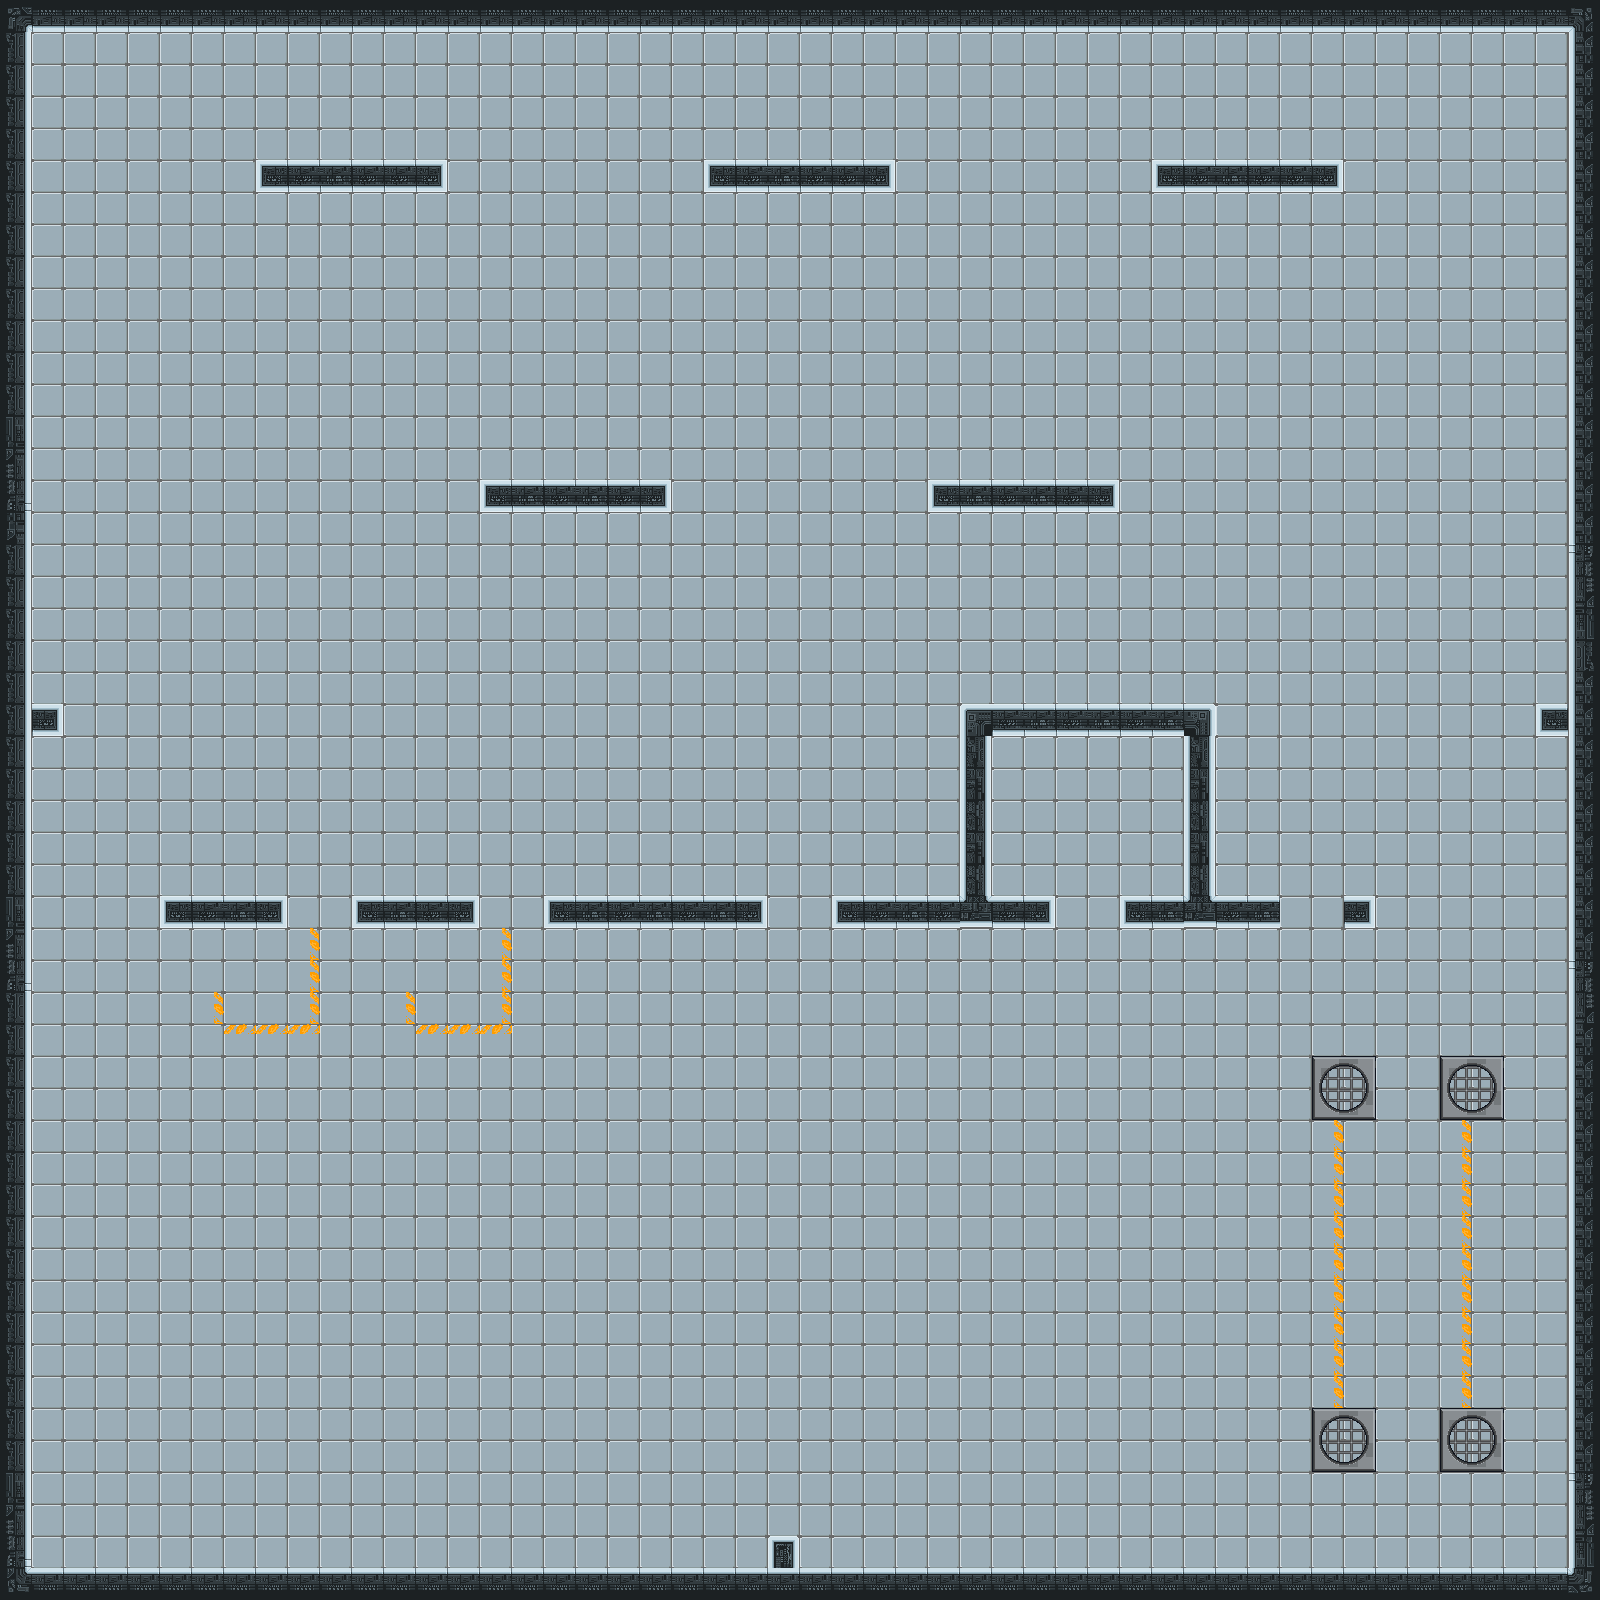

A 2D game scene composited from a Tiled map and its tileset images. What follows is a short description and the map's XML, with each tile layer's data collapsed to a summary:
An orthogonal 50x50 tile map with 32x32 px tiles, 6 tile layers (Background, Floor, MapBorder, Walls, ...) and 67 objects.

<map version="1.5" tiledversion="1.7.2" orientation="orthogonal" renderorder="right-down" width="50" height="50" tilewidth="32" tileheight="32" infinite="0" nextlayerid="30" nextobjectid="111">
 <tileset firstgid="1" name="Tileset" tilewidth="32" tileheight="32" tilecount="900" columns="30">
  <image source="data/map/tileset.png" width="960" height="960" />
 </tileset>
 <layer id="1" name="Background" width="50" height="50">
  <data>[2500 cells, 2500 non-empty, 1 distinct tile ids]</data>
 </layer>
 <layer id="2" name="Floor" width="50" height="50">
  <data>[2500 cells, 2304 non-empty, 4 distinct tile ids]</data>
 </layer>
 <layer id="3" name="MapBorder" width="50" height="50">
  <data>[2500 cells, 196 non-empty, 16 distinct tile ids]</data>
 </layer>
 <layer id="4" name="Walls" width="50" height="50">
  <data>[2500 cells, 79 non-empty, 11 distinct tile ids]</data>
 </layer>
 <layer id="5" name="Decorations" width="50" height="50">
  <data>[2500 cells, 32 non-empty, 2 distinct tile ids]</data>
 </layer>
 <layer id="6" name="Vents" width="50" height="50">
  <data>[2500 cells, 16 non-empty, 4 distinct tile ids]</data>
 </layer>
 <objectgroup id="7" name="KeyPickups">
  <object id="1" x="960" y="928">
   <point />
  </object>
 </objectgroup>
 <objectgroup id="8" name="EndLevelItem">
  <object id="2" x="1184" y="928">
   <point />
  </object>
 </objectgroup>
 <objectgroup id="10" name="HealthPickups">
  <object id="31" x="672" y="1504">
   <point />
  </object>
  <object id="32" x="608" y="1504">
   <point />
  </object>
  <object id="33" x="544" y="1504">
   <point />
  </object>
  <object id="35" x="480" y="1504">
   <point />
  </object>
  <object id="36" x="416" y="1504">
   <point />
  </object>
  <object id="37" x="416" y="1440">
   <point />
  </object>
  <object id="38" x="480" y="1440">
   <point />
  </object>
  <object id="39" x="544" y="1440">
   <point />
  </object>
  <object id="40" x="608" y="1440">
   <point />
  </object>
  <object id="41" x="672" y="1440">
   <point />
  </object>
 </objectgroup>
 <objectgroup id="11" name="WeaponPickups">
  <object id="16" x="864" y="1440">
   <point />
  </object>
  <object id="17" x="928" y="1440">
   <point />
  </object>
  <object id="18" x="992" y="1440">
   <point />
  </object>
  <object id="20" x="1056" y="1440">
   <point />
  </object>
  <object id="21" x="1120" y="1440">
   <point />
  </object>
  <object id="24" x="1120" y="1504">
   <point />
  </object>
  <object id="25" x="1056" y="1504">
   <point />
  </object>
  <object id="26" x="992" y="1504">
   <point />
  </object>
  <object id="27" x="928" y="1504">
   <point />
  </object>
  <object id="28" x="864" y="1504">
   <point />
  </object>
 </objectgroup>
 <objectgroup id="12" name="VentPair1">
  <object id="42" x="1344" y="1088">
   <point />
  </object>
  <object id="43" x="1344" y="1440">
   <point />
  </object>
 </objectgroup>
 <objectgroup id="28" name="VentPair2">
  <object id="44" x="1472" y="1088">
   <point />
  </object>
  <object id="45" x="1472" y="1440">
   <point />
  </object>
 </objectgroup>
 <objectgroup id="27" name="BreakableWallsH">
  <object id="46" x="1280" y="896">
   <point />
  </object>
 </objectgroup>
 <objectgroup id="26" name="Terminals">
  <object id="47" x="384" y="928">
   <point />
  </object>
  <object id="53" x="192" y="928">
   <point />
  </object>
 </objectgroup>
 <objectgroup id="25" name="LockedDoorsH">
  <object id="48" x="1056" y="896">
   <point />
  </object>
 </objectgroup>
 <objectgroup id="24" name="HackDoorsH">
  <object id="49" x="480" y="896">
   <point />
  </object>
  <object id="51" x="288" y="896">
   <point />
  </object>
 </objectgroup>
 <objectgroup id="23" name="OpenDoorsH">
  <object id="50" x="768" y="896">
   <point />
  </object>
 </objectgroup>
 <objectgroup id="22" name="Tripwires">
  <object id="54" x="96" y="1312">
   <point />
  </object>
  <object id="55" x="96" y="1376">
   <point />
  </object>
  <object id="56" x="96" y="1440">
   <point />
  </object>
  <object id="57" x="96" y="1504">
   <point />
  </object>
 </objectgroup>
 <objectgroup id="21" name="Cameras">
  <object id="58" x="32" y="544">
   <point />
  </object>
  <object id="59" x="32" y="320">
   <point />
  </object>
 </objectgroup>
 <objectgroup id="20" name="Alarms">
  <object id="60" x="1536" y="704">
   <point />
  </object>
  <object id="61" x="768" y="1536">
   <point />
  </object>
  <object id="62" x="32" y="704">
   <point />
  </object>
 </objectgroup>
 <objectgroup id="19" name="EndPoint">
  <object id="63" x="992" y="736">
   <point />
  </object>
 </objectgroup>
 <objectgroup id="13" name="GuardPath1">
  <object id="68" x="192" y="128">
   <point />
  </object>
  <object id="69" x="512" y="128">
   <point />
  </object>
  <object id="70" x="512" y="224">
   <point />
  </object>
  <object id="71" x="192" y="224">
   <point />
  </object>
 </objectgroup>
 <objectgroup id="14" name="GuardPath2">
  <object id="86" x="640" y="128">
   <point />
  </object>
  <object id="87" x="960" y="224">
   <point />
  </object>
  <object id="88" x="960" y="128">
   <point />
  </object>
  <object id="89" x="640" y="224">
   <point />
  </object>
 </objectgroup>
 <objectgroup id="15" name="GuardPath3">
  <object id="91" x="1088" y="224">
   <point />
  </object>
  <object id="92" x="1248" y="96">
   <point />
  </object>
  <object id="93" x="1248" y="256">
   <point />
  </object>
  <object id="94" x="1408" y="128">
   <point />
  </object>
 </objectgroup>
 <objectgroup id="16" name="GuardPath4">
  <object id="95" x="416" y="448">
   <point />
  </object>
  <object id="96" x="1184" y="448">
   <point />
  </object>
  <object id="97" x="1184" y="544">
   <point />
  </object>
  <object id="98" x="416" y="544">
   <point />
  </object>
 </objectgroup>
 <objectgroup id="17" name="GuardPath5">
  <object id="99" x="1184" y="544">
   <point />
  </object>
  <object id="100" x="416" y="544">
   <point />
  </object>
  <object id="101" x="416" y="448">
   <point />
  </object>
  <object id="102" x="1184" y="448">
   <point />
  </object>
 </objectgroup>
 <objectgroup id="18" name="PlayersSpawnPositions">
  <object id="107" x="704" y="1216">
   <point />
  </object>
  <object id="108" x="832" y="1216">
   <point />
  </object>
  <object id="109" x="960" y="1216">
   <point />
  </object>
  <object id="110" x="576" y="1216">
   <point />
  </object>
 </objectgroup>
</map>